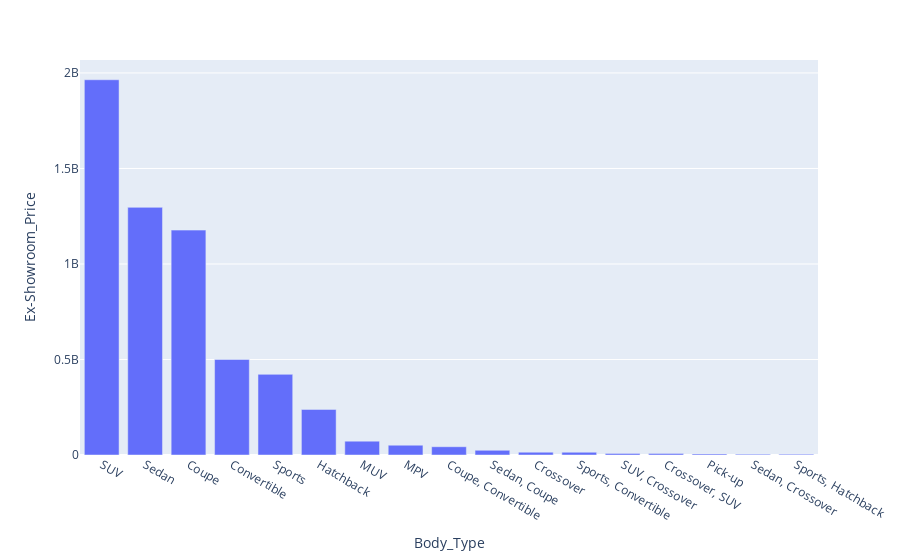

Source (notebook cell):
### Markdown cell above
- The most common body type appears to be "SUV," followed by "Sedan," which are significantly more common than other types. 

- The least common types are various combinations of body types and specific categories like "Convertible" and "Coupe, Convertible". 

- There are also entries that combine two categories, such as "SUV, Crossover" and "Sports, Convertible," suggesting a diverse range of car types in the dataset. 

- The chart provides a clear visual representation of the distribution of car body types within the dataset.

### Code cell
# 2. Graph of Body Type and Ex-Showroom Price
PriceByType = df.groupby('Body_Type').sum().sort_values('Ex-Showroom_Price', ascending=False)
PriceByType = PriceByType.reset_index()
px.bar(x='Body_Type', y ="Ex-Showroom_Price", data_frame=PriceByType)

### Figure 1 — Plotly figure (JSON) as saved in the notebook; plotly's stock layout.template omitted (floating-point values rounded to 4 significant figures)
{"data": [{"alignmentgroup": "True", "hovertemplate": "Body_Type=%{x}<br>Ex-Showroom_Price=%{y}<extra></extra>", "legendgroup": "", "marker": {"color": "#636efa", "pattern": {"shape": ""}}, "name": "", "offsetgroup": "", "orientation": "v", "showlegend": false, "textposition": "auto", "type": "bar", "x": ["SUV", "Sedan", "Coupe", "Convertible", "Sports", "Hatchback", "MUV", "MPV", "Coupe, Convertible", "Sedan, Coupe", "Crossover", "Sports, Convertible", "SUV, Crossover", "Crossover, SUV", "Pick-up", "Sedan, Crossover", "Sports, Hatchback"], "xaxis": "x", "y": [1964437722, 1296356384, 1177281123, 500407419, 422198334, 238559510, 72545582, 51335475, 43367500, 24534000, 14667347, 14380000, 8500000, 7350000, 5460596, 4426500, 4350000], "yaxis": "y"}], "layout": {"barmode": "relative", "legend": {"tracegroupgap": 0}, "margin": {"t": 60}, "xaxis": {"anchor": "y", "domain": [0, 1], "title": {"text": "Body_Type"}}, "yaxis": {"anchor": "x", "domain": [0, 1], "title": {"text": "Ex-Showroom_Price"}}}}
